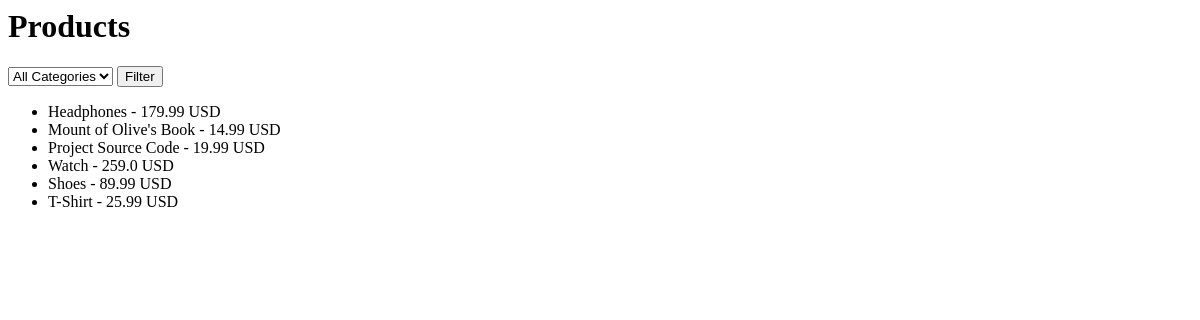
/products/, run on an earlier commit of the app's database.
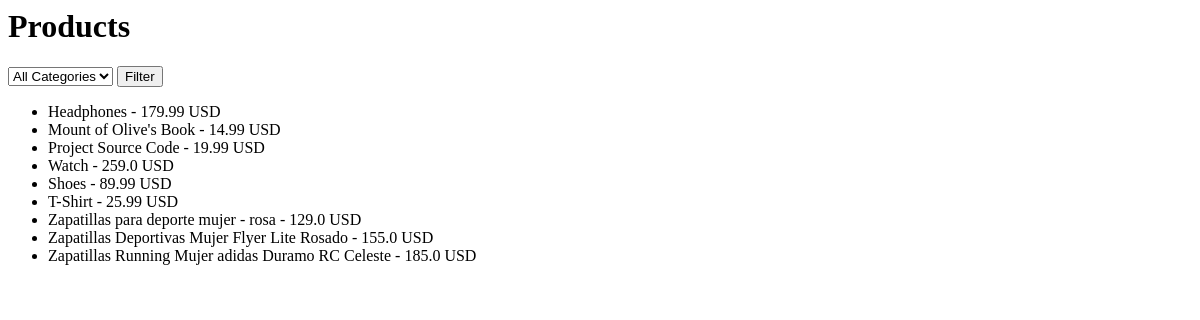
And on a later commit of the database.
### store/models.py (models this page shows, shortened)
class Product(models.Model):
    name = models.CharField(max_length=200)
    price = models.FloatField()
    digital = models.BooleanField(default=False, null=True, blank=True)
    image = models.ImageField(null=True, blank=True)
    category = models.ForeignKey(Category, on_delete=models.SET_NULL, null=True, blank=True)
    is_featured = models.BooleanField(default=False)   # Agregar el campo 'featured'

### store/views.py (the view)
# urls.py: path('products/', views.product_list, name='product_list'),
def product_list(request):
    products = Product.objects.all()  # Obtiene todos los productos de la base de datos
    return render(request, 'store/product_list.html', {'products': products})

### store/templates/store/product_list.html (shortened to what this page needs)
<h1>Products</h1>
<form method="get">
    <select name="category">
        <option value="">All Categories</option>
    </select>
    <button type="submit">Filter</button>
</form>
<ul>
    {% for product in products %}
        <li>{{ product.name }} - {{ product.price }} USD</li>
    {% endfor %}
</ul>

What changed in the data, as far as the page shows it:
added Product: name "Zapatillas para deporte mujer - rosa", price "129.0"
added Product: name "Zapatillas Deportivas Mujer Flyer Lite Rosado", price "155.0"
added Product: name "Zapatillas Running Mujer adidas Duramo RC Celeste", price "185.0"
